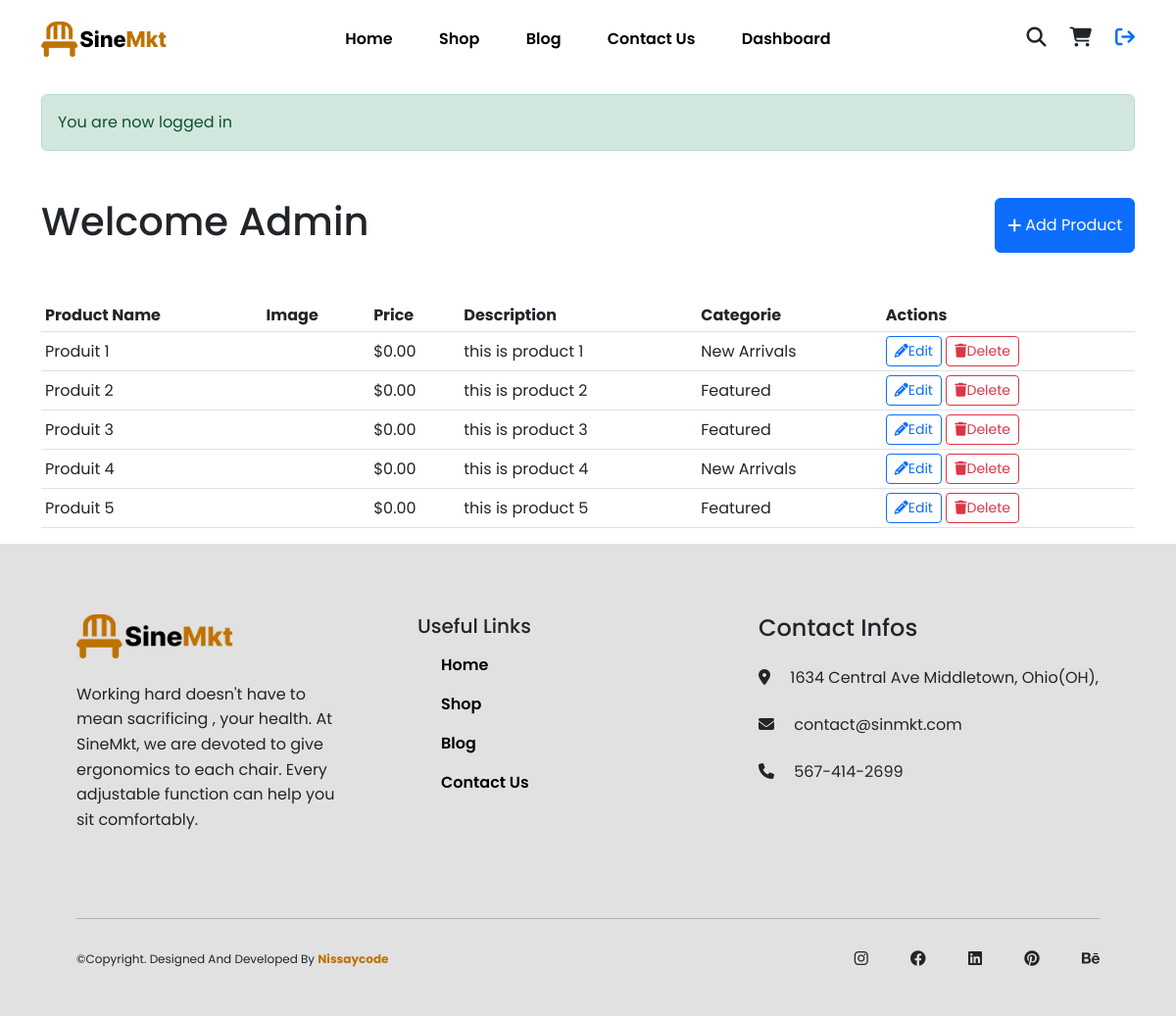
Page /products (signed in) on the committed database.
### tables this page shows
CREATE TABLE IF NOT EXISTS products(
    id_prod INT PRIMARY KEY AUTO_INCREMENT,
    name VARCHAR(255),
    image VARCHAR(255),
    description VARCHAR(500),
    id_cat INT,

    Foreign Key (id_cat) REFERENCES categories(id_cat) ON DELETE SET NULL
);

CREATE TABLE IF NOT EXISTS categories (
    id_cat INT PRIMARY KEY AUTO_INCREMENT,
    name_cat VARCHAR(255)
);

### app/controllers/Products.php (called while the page is built, shortened)
<?php
class Products extends Controller {
    public function __construct()
    {
        $this->productModel = $this->model('product');
    }
    public function index()
    {
        $products = $this->productModel->getProducts();
        $data = [
            'products' => $products,
        ];
        $this->view('products/index',$data);
    }
}

### app/libraries/Core.php (called while the page is built, shortened)
<?php
class Core
{
    protected $currentMethod = 'index';
    public function __construct()
    {
        $url = $this->getUrl();
        if (isset($url)) {
            if (file_exists("../app/controllers/" . ucwords($url[0]) . ".php")) {
                unset($url[0]);
            }
        }
        $this->currentController = new $this->currentController;
        $this->params = $url ? array_values($url) : [];
        call_user_func_array([$this->currentController, $this->currentMethod], $this->params);
    }
    public function getUrl()
    {
        if (isset($_GET['url'])) {
            $url = rtrim($_GET['url'], "/");
            $url = filter_var($url, FILTER_SANITIZE_URL);
            $url = explode('/', $url);
            return $url;
        }
    }
}

### public/index.php (called while the page is built, shortened)
<?php
 $init = new Core;
?>

### app/libraries/Database.php (called while the page is built, shortened)
<?php
class Database{
    private $host = DB_HOST;
    private $port = PORT;
    private $user = DB_USER;
    private $password = DB_PASS;
    private $dbname = DB_NAME;
    private $dbh;
    private $stmt;
    public function __construct()
    {
        $dsn = "mysql:host=$this->host;port=$this->port;dbname=$this->dbname";
        $options = array(
            PDO::ATTR_PERSISTENT => true,
            PDO::ATTR_ERRMODE => PDO::ERRMODE_EXCEPTION,
        );
        try {
            $this->dbh = new PDO($dsn, $this->user, $this->password, $options);
        } catch (PDOException $e) {
            $this->error = $e->getMessage();
            echo $this->error;
        }
    }
    public function query($sql){
        $this->stmt = $this->dbh->prepare($sql);
    }
    public function execute()
    {
       return $this->stmt->execute();
    }
    public function resultSet()
    {
        $this->execute();
        return $this->stmt->fetchAll(PDO::FETCH_OBJ);
    }
}

### app/models/Product.php (called while the page is built, shortened)
<?php
class Product
{
    private $db;
    public function __construct()
    {
        $this->db = new Database;
    }
    public function getProducts()
    {
        $this->db->query('SELECT *  from products JOIN categories on products.id_cat = categories.id_cat');
        $this->db->execute();
        return $this->db->resultSet();
    }
}

### app/views/products/index.php (the view, shortened to what this page needs)
<?php require APPROOT . "/views/inc/header.php"; ?>
<div class="container-md mt-3 ">
    <?php echo flash('logged_user'); ?>
    <div class="row mt-5">
        <div class="col">
            <h1>Welcome <?php echo ucfirst($_SESSION['username']) ?></h1>
        </div>
        <div class="col d-flex justify-content-end">
            <a href="<?php echo URLROOT?>/products/add" class="btn btn-primary d-flex align-items-center"><i class="fas fa-plus me-1"></i> Add Product</a>
        </div>
    </div>
    <table class="table table-sm table-hover mt-5 mx-auto">
        <thead>
            <tr>
                <th scope="col">Product Name</th>
                <th scope="col">Image</th>
                <th scope="col">Price</th>
                <th scope="col">Description</th>
                <th scope="col">Categorie</th>
                <th scope="col">Actions</th>
            </tr>
        </thead>
        <tbody>
            <?php foreach ($data['products'] as $product) : ?>
                <tr>
                    <td class="align-middle"><?= $product->name ?></td>
                    <td class="align-middle"><img src="<?= URLROOT .'/'. $product->image ?>" alt="" style="width: 100px"></td>
                    <td class="align-middle">$<?= number_format($product->price, 2) ?></td>
                    <td class="align-middle"><?= $product->description ?></td>
                    <td class="align-middle"><?= $product->name_cat ?></td>
                    <td class="align-middle">
                        <a href="<?php echo URLROOT ?>/products/edit/<?php echo $product->id_prod ?>" class="btn btn-outline-primary btn-sm"><i class="fas fa-pencil"></i>Edit</a>
                        <a href="<?php echo URLROOT ?>/products/delete/<?php echo $product->id_prod ?>" class="btn btn-outline-danger btn-sm"><i class="fas fa-trash"></i>Delete</a>
                    </td>
                </tr>
            <?php endforeach; ?>
        </tbody>
    </table>
</div>
<?php require APPROOT . "/views/inc/footer.php"; ?>

### app/libraries/Controller.php (shortened to what this page needs)
<?php
Class Controller{
    public function model($model)
    {
        return new $model();
    }
    public function view($view,$data =[])
    {
        if(file_exists("../app/views/$view.php")){
            require_once "../app/views/$view.php";
        }
        else{
            die("View does not exist");
        }
    }
}

### app/views/inc/header.php (shortened to what this page needs)
<!DOCTYPE html>
<html lang="en">
  <head>
    <link href="https://cdn.jsdelivr.net/npm/bootstrap@5.2.3/dist/css/bootstrap.min.css" rel="stylesheet">
    <link rel="stylesheet" href="<?php echo URLROOT?>/public/css/style.css" />
    <link
      rel="stylesheet"
      href="https://cdnjs.cloudflare.com/ajax/libs/font-awesome/6.1.1/css/all.min.css"
    />
  </head>
  <body>
    <?php require 'nav.php';?>

### app/views/inc/nav.php (shortened to what this page needs)
<header>
    <div class="container-md">
        <nav>
            <div class="logo-container">
                <a href="#">
                    <img src="<?php echo URLROOT?>/public/img/logo.png" alt="SineMkt Logo" class="logo" />
                </a>
            </div>
            <ul class="nav-links">
                <li><a href="<?php echo URLROOT ?>/pages">Home</a></li>
                <li><a href="<?php echo URLROOT ?>/pages/shop">Shop</a></li>
                <li><a href="<?php echo URLROOT ?>/pages/blog">Blog</a></li>
                <li><a href="<?php echo URLROOT ?>/pages/contact">Contact Us</a></li>
                <?php if(isLoggedIn()) :?>
                <li><a href="<?php echo URLROOT ?>/products">Dashboard</a></li>
                <?php endif ;?>
            </ul>
            <div class="icons-container">
                <i class="fa-solid fa-magnifying-glass search"></i>
                <i class="fa-solid fa-cart-shopping"></i>
                <?php if(!isLoggedIn()) :?>
                    <a href="<?php echo URLROOT ?>/users/login"><i class="fas fa-sign-in"></i></a>
                <?php else :?>
                    <a href="<?php echo URLROOT ?>/users/logout"><i class="fas fa-sign-out"></i></a>
                <?php endif;?>
            </div>
        </nav>
    </div>
</header>

### app/helpers/session_helper.php (shortened to what this page needs)
<?php
function flash($name = '', $message = '', $class = 'alert alert-success')
{
    if (!empty($name)) {
        if (!empty($message) && empty($_SESSION[$name])) {
            if (!empty($_SESSION[$name])) {
                unset($_SESSION[$name]);
            }
            if (!empty($_SESSION[$name . '_class'])) {
                unset($_SESSION[$name . '_class']);
            }
            $_SESSION[$name] = $message;
            $_SESSION[$name . "_class"] = $class;
        } elseif (empty($message) && !empty($_SESSION[$name])) {
            $class = !empty($_SESSION[$name . '_class']) ? $_SESSION[$name . '_class'] : '';
            echo "<div class='$class' id='msg-flash'>$_SESSION[$name]</div>";
        }
    }
}
function isLoggedIn()
{
    if (isset($_SESSION['username'])) {
        return true;
    }
    return false;
}

### app/views/inc/footer.php (shortened to what this page needs)
<footer>
    <div class="container">
        <div class="main-footer">
            <div class="logo-text">
                <a href="<?php echo URLROOT ?>/pages"><img src="<?php echo URLROOT?>/public/img/logo.png" alt="Logo" /></a>
                <p>
                    Working hard doesn't have to mean sacrificing , your health. At
                    SineMkt, we are devoted to give ergonomics to each chair. Every
                    adjustable function can help you sit comfortably.
                </p>
            </div>
            <div class="useful-links">
                <h3>Useful Links</h3>
                <p><a href="<?php echo URLROOT ?>/pages">Home</a></p>
                <p><a href="<?php echo URLROOT ?>/pages/shop">Shop</a></p>
                <p><a href="<?php echo URLROOT ?>/pages/blog">Blog</a></p>
                <p><a href="<?php echo URLROOT ?>/pages/contact">Contact Us</a></p>
            </div>
            <div class="contact-infos">
                <h3>Contact Infos</h3>
                <p>
                    <i class="fa-solid fa-location-dot"></i>
                    1634 Central Ave Middletown, Ohio(OH),
                </p>
                <p>
                    <i class="fa-solid fa-envelope"></i>
                    contact@sinmkt.com
                </p>
                <p>
                    <i class="fa-solid fa-phone"></i>
                    567-414-2699
                </p>
            </div>
        </div>
        <hr />
        <div class="second-footer">
            <p>©Copyright. Designed And Developed By <span>Nissaycode</span></p>
            <p>
                <i class="fa-brands fa-instagram"></i>
                <i class="fa-brands fa-facebook"></i>
                <i class="fa-brands fa-linkedin"></i>
                <i class="fa-brands fa-pinterest"></i>
                <i class="fa-brands fa-behance"></i>
            </p>
        </div>
    </div>
</footer>
</body>
</html>

### public/css/style.css (style rules this page uses)
header { background-color: rgba(255, 255, 255, 0.644); position: -webkit-sticky; position: sticky; top: 0px; left: 0px; right: 0px; z-index: 100; }
nav { display: flex; justify-content: space-between; align-items: center; height: 10vh; }
nav .logo-container { flex: 1; }
nav .logo-container img { width: 8rem; }
nav .nav-links { list-style-type: none; flex: 2; display: flex; justify-content: space-evenly; gap: 1rem; align-items: center; }
nav .nav-links li { font-size: 1rem; }
nav .nav-links li a { text-decoration: none; color: #000000; font-weight: 600; transition: all 0.3s ease-in; }
nav .icons-container { flex: 1; display: flex; justify-content: end; }
nav .icons-container i { font-size: 1.25rem; transition: all 1s ease; margin-left: 1.5rem; }
footer { background-color: #E1E1E1; min-width: 100%; }
footer .main-footer { padding: 3.5rem 0; display: flex; justify-content: space-between; }
footer .main-footer .logo-text { flex: 1; }
footer .main-footer .logo-text img { width: 10rem; }
footer .main-footer .logo-text p { width: 80%; margin-top: 1.5rem; font-size: 1rem; line-height: 160%; }
footer .main-footer .useful-links { flex: 1; }
footer .main-footer .useful-links h3 { font-size: 1.25rem; }
footer .main-footer .useful-links p { margin-top: 1rem; margin-left: 1.5rem; font-size: 1rem; font-weight: 600; }
footer .main-footer .useful-links p a { text-decoration: none; color: #000000; transition: all 0.3s ease-in-out; }
footer .main-footer .contact-infos { flex: 1; }
footer .main-footer .contact-infos h3 { font-size: 1.5rem; }
footer .main-footer .contact-infos p { margin-top: 1.5rem; font-size: 1rem; }
footer .main-footer .contact-infos p i { margin-right: 1rem; }
footer .second-footer { padding: 1rem 0; display: flex; justify-content: space-between; }
footer .second-footer p { font-size: 0.75rem; }
footer .second-footer p span { color: #BE7200; font-weight: 700; }
footer .second-footer p i { font-size: 1rem; margin-left: 2.5rem; cursor: pointer; transition: color 0.3s ease-in-out; }
* { margin: 0; padding: 0; box-sizing: border-box; font-family: "Poppins", sans-serif; }
.container { width: 100%; padding: 1rem 3rem !important; }
ul { margin: 0 !important; padding: 0 !important; }

### rows in the picture
products: name "Produit 1", price "0.00", description "this is product 1", id_cat.name_cat "New Arrivals"
products: name "Produit 2", price "0.00", description "this is product 2", id_cat.name_cat "Featured"
products: name "Produit 3", price "0.00", description "this is product 3", id_cat.name_cat "Featured"
products: name "Produit 4", price "0.00", description "this is product 4", id_cat.name_cat "New Arrivals"
products: name "Produit 5", price "0.00", description "this is product 5", id_cat.name_cat "Featured"

### other values in the picture
$_SESSION[$name] "You are now logged in"
$_SESSION['username'] "Admin"
